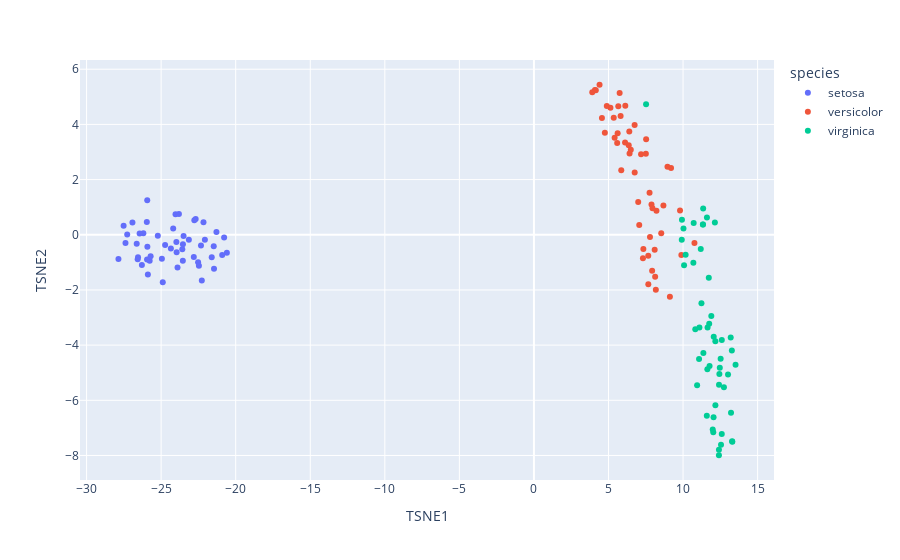

The notebook cell saved with this chart:
### Markdown cell above
#### t-SNE Visualization

### Code cell
from sklearn.manifold import TSNE

# Select only numeric columns for t-SNE
numeric_df = df.select_dtypes(include=[np.number])

# Apply t-SNE transformation
tsne = TSNE(n_components=2, random_state=0)
tsne_results = tsne.fit_transform(numeric_df)

# Create a DataFrame for the t-SNE results
df_tsne = pd.DataFrame(tsne_results, columns=['TSNE1', 'TSNE2'])
df_tsne['species'] = df['species']

# Plot the results with Plotly
fig = px.scatter(df_tsne, x='TSNE1', y='TSNE2', color='species')
fig.show()

### Figure 1 — Plotly figure (JSON) as saved in the notebook; plotly's stock layout.template omitted (floating-point values rounded to 4 significant figures)
{"data": [{"hovertemplate": "species=setosa<br>TSNE1=%{x}<br>TSNE2=%{y}<extra></extra>", "legendgroup": "setosa", "marker": {"color": "#636efa", "symbol": "circle"}, "mode": "markers", "name": "setosa", "orientation": "v", "showlegend": true, "type": "scatter", "x": [-23.58, -26.29, -26.19, -26.64, -23.55, -21.61, -25.96, -24.35, -27.39, -25.77, -22.07, -24.95, -26.57, -27.52, -20.77, -20.59, -21.47, -23.54, -21.29, -22.52, -22.68, -22.81, -25.93, -24.03, -24.89, -25.89, -24.19, -23.14, -23.49, -25.92, -25.95, -22.77, -21.45, -20.9, -25.71, -25.22, -22.16, -23.9, -27.28, -23.98, -23.96, -27.86, -26.93, -23.81, -22.27, -26.55, -22.47, -26.44, -22.33, -24.73], "xaxis": "x", "y": [-0.5221, -1.094, 0.05306, -0.3217, -0.9414, -0.811, 0.4585, -0.4961, -0.3017, -0.9453, -0.1825, -0.8734, -0.8874, 0.3227, -0.09778, -0.6526, -0.4127, -0.3406, 0.09897, -0.9963, 0.5703, -0.8047, 1.248, 0.7455, -1.719, -1.44, 0.2238, -0.1814, -0.04124, -0.4308, -0.9007, 0.5283, -1.231, -0.7361, -0.7813, -0.03241, 0.4497, -1.185, 0.008646, -0.26, -0.6346, -0.8814, 0.444, 0.7483, -1.661, -0.8156, -1.125, 0.04364, -0.3878, -0.3726], "yaxis": "y"}, {"hovertemplate": "species=versicolor<br>TSNE1=%{x}<br>TSNE2=%{y}<extra></extra>", "legendgroup": "versicolor", "marker": {"color": "#EF553B", "symbol": "circle"}, "mode": "markers", "name": "versicolor", "orientation": "v", "showlegend": true, "type": "scatter", "x": [7.671, 7.783, 8.176, 5.657, 8.098, 7.186, 8.538, 4.091, 7.666, 6.127, 4.4, 6.757, 5.748, 8.216, 4.756, 7.311, 7.507, 5.582, 9.195, 5.351, 9.797, 5.857, 9.886, 7.884, 7.062, 7.338, 8.129, 9.118, 7.753, 4.56, 5.129, 4.888, 5.412, 10.76, 7.524, 8.683, 7.927, 8.955, 6.357, 5.812, 6.753, 7.951, 5.614, 4.148, 6.395, 6.413, 6.496, 6.993, 3.912, 6.112], "xaxis": "x", "y": [-1.791, -0.07893, -1.992, 4.655, -0.5455, 2.918, 0.05733, 5.251, -0.7604, 4.68, 5.437, 2.255, 5.137, 0.8722, 3.693, -0.854, 2.939, 3.325, 2.42, 4.238, 0.876, 2.335, -0.7372, 1.096, 0.3493, -0.5159, -1.522, -2.25, 1.522, 4.233, 4.604, 4.67, 3.517, -0.2943, 3.461, 1.061, -1.304, 2.469, 3.241, 4.306, 3.978, 0.9593, 3.683, 5.234, 3.746, 2.948, 3.082, 1.186, 5.169, 3.346], "yaxis": "y"}, {"hovertemplate": "species=virginica<br>TSNE1=%{x}<br>TSNE2=%{y}<extra></extra>", "legendgroup": "virginica", "marker": {"color": "#00cc96", "symbol": "circle"}, "mode": "markers", "name": "virginica", "orientation": "v", "showlegend": true, "type": "scatter", "x": [13.52, 11.33, 12.17, 11.9, 12.52, 12.55, 7.52, 12.03, 10.94, 13.22, 10.82, 11.23, 11.78, 11.6, 12.13, 12.6, 11.64, 13.3, 12.4, 11.19, 12.41, 11.35, 12.41, 10.17, 12.44, 12.05, 9.915, 10.03, 12.06, 11.59, 11.99, 13.29, 12.17, 10.07, 11.73, 12.6, 13.27, 11.75, 9.926, 11.63, 12.46, 11.07, 11.33, 12.74, 13.02, 11.36, 10.69, 11.1, 13.2, 10.71], "xaxis": "x", "y": [-4.713, 0.3732, -6.183, -2.946, -4.495, -7.609, 4.735, -7.157, -5.45, -6.448, -3.428, -2.48, -4.76, 0.6235, 0.4414, -3.81, -3.357, -7.499, -7.991, -0.5159, -5.435, 0.9551, -7.79, -0.7241, -5.049, -6.616, -0.1831, 0.2252, -3.7, -6.556, -7.06, -7.485, -3.861, -1.102, -1.562, -7.224, -4.194, -3.227, 0.5481, -4.878, -4.819, -4.505, 0.3732, -5.529, -5.063, -4.289, -1.015, -3.357, -3.725, 0.4276], "yaxis": "y"}], "layout": {"legend": {"title": {"text": "species"}, "tracegroupgap": 0}, "margin": {"t": 60}, "xaxis": {"anchor": "y", "domain": [0, 1], "title": {"text": "TSNE1"}}, "yaxis": {"anchor": "x", "domain": [0, 1], "title": {"text": "TSNE2"}}}}
